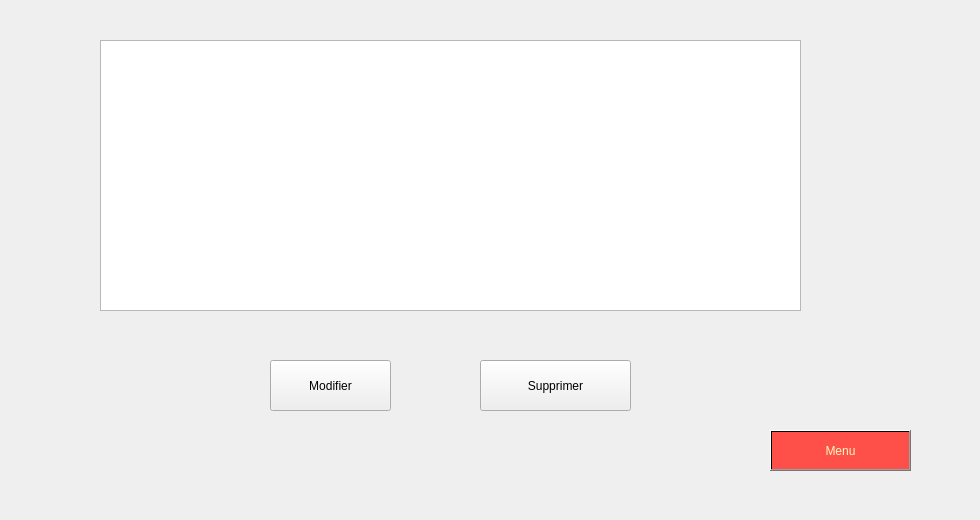
        <widget class="QWidget" name="tab_22">
         <attribute name="title">
          <string>Afficher</string>
         </attribute>
         <widget class="QTableView" name="tableView_4">
          <property name="geometry">
           <rect>
            <x>100</x>
            <y>40</y>
            <width>701</width>
            <height>271</height>
           </rect>
          </property>
         </widget>
         <widget class="QPushButton" name="pushButton_29">
          <property name="geometry">
           <rect>
            <x>270</x>
            <y>360</y>
            <width>121</width>
            <height>51</height>
           </rect>
          </property>
          <property name="text">
           <string>Modifier</string>
          </property>
         </widget>
         <widget class="QPushButton" name="pushButton_30">
          <property name="geometry">
           <rect>
            <x>480</x>
            <y>360</y>
            <width>151</width>
            <height>51</height>
           </rect>
          </property>
          <property name="text">
           <string>Supprimer</string>
          </property>
         </widget>
         <widget class="QPushButton" name="pushButton_31">
          <property name="geometry">
           <rect>
            <x>770</x>
            <y>430</y>
            <width>141</width>
            <height>41</height>
           </rect>
          </property>
          <property name="styleSheet">
           <string notr="true">background-color: qlineargradient(spread:pad, x1:1, y1:0, x2:1, y2:0, stop:0.919598 rgb(255, 79, 73), stop:0.98 rgba(0, 0, 0, 255), stop:1 rgba(235, 148, 61, 255));
color:rgb(255, 250, 190);</string>
          </property>
          <property name="text">
           <string>Menu</string>
          </property>
         </widget>
         <widget class="QLabel" name="label_106">
          <property name="geometry">
           <rect>
            <x>910</x>
            <y>430</y>
            <width>51</width>
            <height>41</height>
           </rect>
          </property>
          <property name="styleSheet">
           <string notr="true">background-image: url(:/28.png);</string>
          </property>
          <property name="text">
           <string/>
          </property>
         </widget>
         <widget class="QLabel" name="label_107">
          <property name="geometry">
           <rect>
            <x>0</x>
            <y>-5</y>
            <width>971</width>
            <height>511</height>
           </rect>
          </property>
          <property name="styleSheet">
           <string notr="true">background-image: url(:/13.jpg);</string>
          </property>
          <property name="text">
           <string/>
          </property>
         </widget>
         <zorder>label_107</zorder>
         <zorder>tableView_4</zorder>
         <zorder>pushButton_29</zorder>
         <zorder>pushButton_30</zorder>
         <zorder>pushButton_31</zorder>
         <zorder>label_106</zorder>
        </widget>
